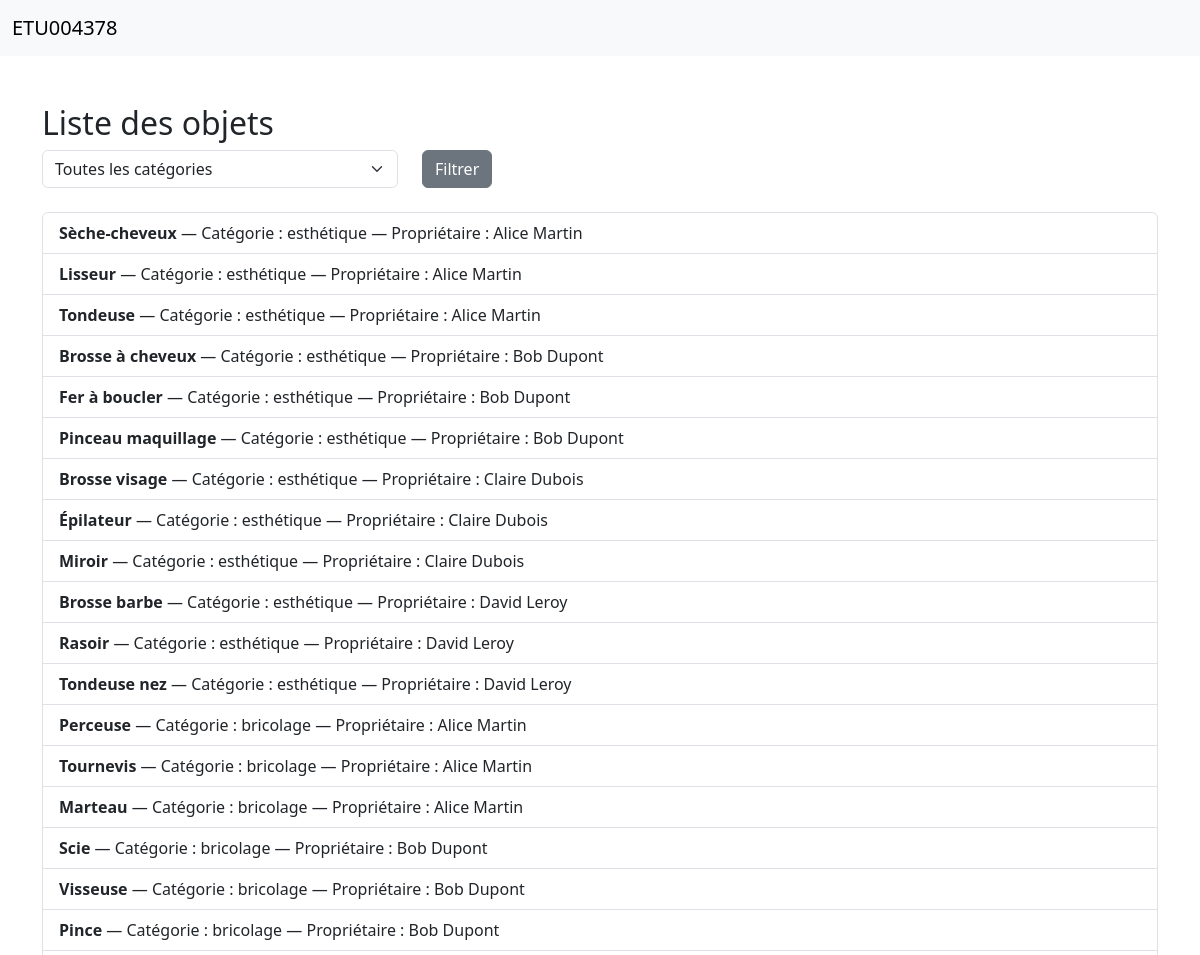
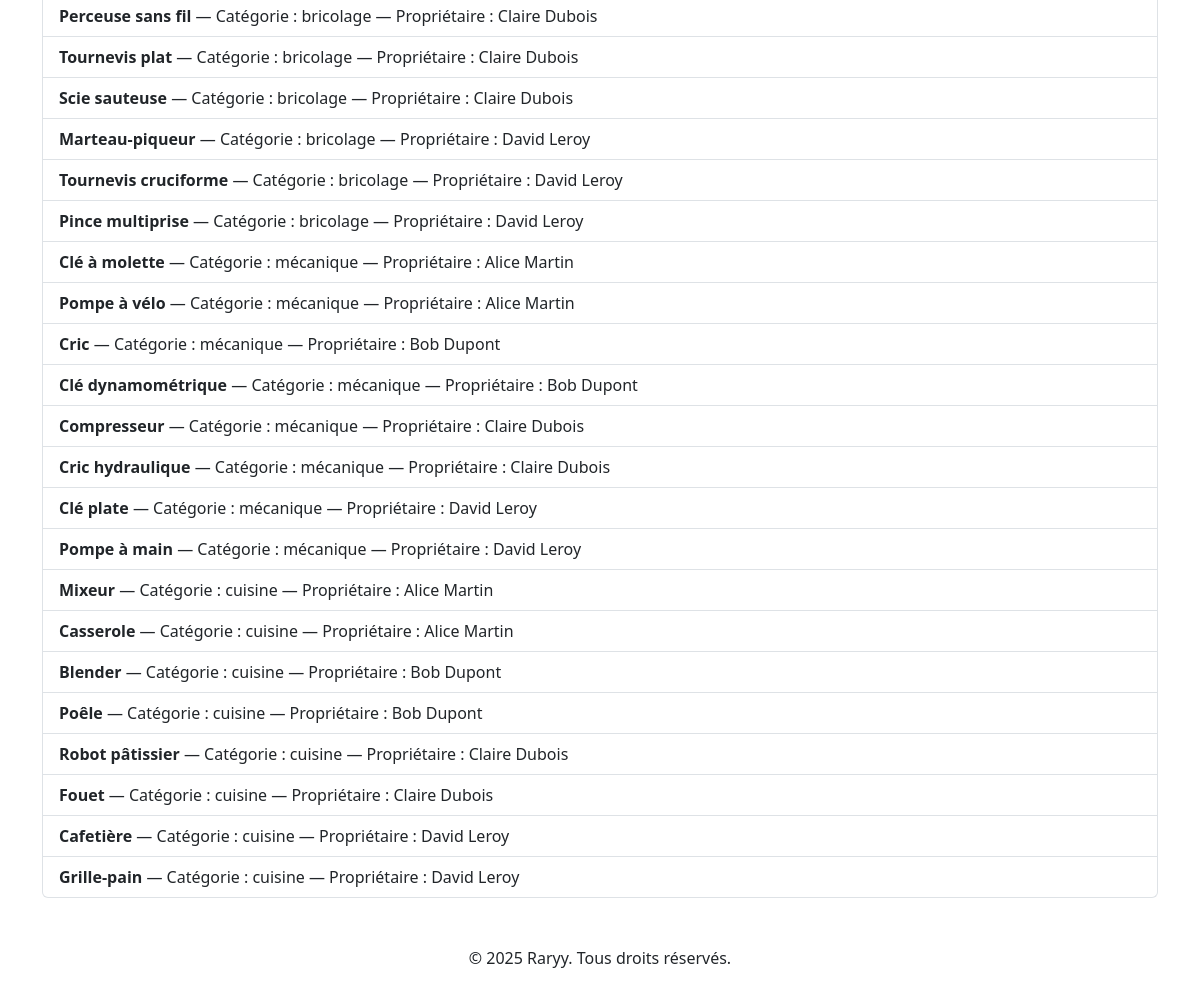
Page /pages/objets.php on the committed database (2 pictures, top to bottom).
### tables this page shows
CREATE TABLE objet (
    id_objet INT AUTO_INCREMENT PRIMARY KEY,
    nom_objet VARCHAR(100),
    id_categorie INT,
    id_membre INT,
    FOREIGN KEY (id_categorie) REFERENCES categorie_objet(id_categorie),
    FOREIGN KEY (id_membre) REFERENCES membre(id_membre)
);

CREATE TABLE categorie_objet (
    id_categorie INT AUTO_INCREMENT PRIMARY KEY,
    nom_categorie VARCHAR(100)
);

CREATE TABLE membre (
    id_membre INT AUTO_INCREMENT PRIMARY KEY,
    nom VARCHAR(100),
    date_naissance DATE,
    genre ENUM('H', 'F', 'Autre'),
    email VARCHAR(100) UNIQUE,
    ville VARCHAR(100),
    mdp VARCHAR(255),
    image_profil VARCHAR(255)
);

### pages/objets.php (the view, shortened to what this page needs)
<?php
require_once '../includes/db.php';
include '../includes/header.php';
?>
<div class="container mt-5">
    <h2>Liste des objets</h2>
    <form method="get" class="mb-3">
        <div class="row">
            <div class="col-md-4">
                <select name="categorie" class="form-select">
                    <option value="">Toutes les catégories</option>
                </select>
            </div>
            <div class="col-md-2">
                <button type="submit" class="btn btn-secondary">Filtrer</button>
            </div>
        </div>
    </form>
<?php
$where = '';
$params = [];
$sql = 'SELECT o.id_objet, o.nom_objet, c.nom_categorie, m.nom AS proprietaire,
        (
            SELECT e.date_retour FROM emprunt e
            WHERE e.id_objet = o.id_objet AND e.date_retour >= CURDATE()
            ORDER BY e.date_retour ASC LIMIT 1
        ) AS date_retour
        FROM objet o
        JOIN categorie_objet c ON o.id_categorie = c.id_categorie
        JOIN membre m ON o.id_membre = m.id_membre
        ' . $where;
$stmt = $pdo->prepare($sql);
$stmt->execute($params);
$objets = $stmt->fetchAll(PDO::FETCH_ASSOC);
?>
<div class="mt-4">
    <?php if (count($objets) > 0): ?>
        <ul class="list-group">
            <?php foreach ($objets as $objet): ?>
                <li class="list-group-item">
                    <strong><?= htmlspecialchars($objet['nom_objet']) ?></strong> —
                    Catégorie : <?= htmlspecialchars($objet['nom_categorie']) ?> —
                    Propriétaire : <?= htmlspecialchars($objet['proprietaire']) ?>
                </li>
            <?php endforeach; ?>
        </ul>
    <?php else: ?>
        <div class="alert alert-info">Aucun objet trouvé.</div>
    <?php endif; ?>
</div>
</div>
<?php include '../includes/footer.php'; ?>

### includes/header.php (shortened to what this page needs)
?><!DOCTYPE html>
<html lang="fr">
<head>
    <link href="https://cdn.jsdelivr.net/npm/bootstrap@5.3.0/dist/css/bootstrap.min.css" rel="stylesheet">
    <link rel="stylesheet" href="../assets/css/style.css">
</head>
<body>
<nav class="navbar navbar-expand-lg navbar-light bg-light">
  <div class="container-fluid">
    <a class="navbar-brand" href="../index.php">ETU004378</a>
  </div>
</nav>

### includes/footer.php (shortened to what this page needs)
<footer class="text-center mt-5">
    <p>&copy; <?php echo date('Y'); ?> Raryy. Tous droits réservés.</p>
</footer>
</body>
</html>

### rows in the picture
objet: nom_objet "Sèche-cheveux", id_categorie.nom_categorie "esthétique", id_membre.nom "Alice Martin"
objet: nom_objet "Lisseur", id_categorie.nom_categorie "esthétique", id_membre.nom "Alice Martin"
objet: nom_objet "Tondeuse", id_categorie.nom_categorie "esthétique", id_membre.nom "Alice Martin"
objet: nom_objet "Brosse à cheveux", id_categorie.nom_categorie "esthétique", id_membre.nom "Bob Dupont"
objet: nom_objet "Fer à boucler", id_categorie.nom_categorie "esthétique", id_membre.nom "Bob Dupont"
objet: nom_objet "Pinceau maquillage", id_categorie.nom_categorie "esthétique", id_membre.nom "Bob Dupont"
objet: nom_objet "Brosse visage", id_categorie.nom_categorie "esthétique", id_membre.nom "Claire Dubois"
objet: nom_objet "Épilateur", id_categorie.nom_categorie "esthétique", id_membre.nom "Claire Dubois"
objet: nom_objet "Miroir", id_categorie.nom_categorie "esthétique", id_membre.nom "Claire Dubois"
objet: nom_objet "Brosse barbe", id_categorie.nom_categorie "esthétique", id_membre.nom "David Leroy"
objet: nom_objet "Rasoir", id_categorie.nom_categorie "esthétique", id_membre.nom "David Leroy"
objet: nom_objet "Tondeuse nez", id_categorie.nom_categorie "esthétique", id_membre.nom "David Leroy"
objet: nom_objet "Perceuse", id_categorie.nom_categorie "bricolage", id_membre.nom "Alice Martin"
objet: nom_objet "Tournevis", id_categorie.nom_categorie "bricolage", id_membre.nom "Alice Martin"
objet: nom_objet "Marteau", id_categorie.nom_categorie "bricolage", id_membre.nom "Alice Martin"
objet: nom_objet "Scie", id_categorie.nom_categorie "bricolage", id_membre.nom "Bob Dupont"
objet: nom_objet "Visseuse", id_categorie.nom_categorie "bricolage", id_membre.nom "Bob Dupont"
objet: nom_objet "Pince", id_categorie.nom_categorie "bricolage", id_membre.nom "Bob Dupont"
objet: nom_objet "Perceuse sans fil", id_categorie.nom_categorie "bricolage", id_membre.nom "Claire Dubois"
objet: nom_objet "Tournevis plat", id_categorie.nom_categorie "bricolage", id_membre.nom "Claire Dubois"
objet: nom_objet "Scie sauteuse", id_categorie.nom_categorie "bricolage", id_membre.nom "Claire Dubois"
objet: nom_objet "Marteau-piqueur", id_categorie.nom_categorie "bricolage", id_membre.nom "David Leroy"
objet: nom_objet "Tournevis cruciforme", id_categorie.nom_categorie "bricolage", id_membre.nom "David Leroy"
objet: nom_objet "Pince multiprise", id_categorie.nom_categorie "bricolage", id_membre.nom "David Leroy"
objet: nom_objet "Clé à molette", id_categorie.nom_categorie "mécanique", id_membre.nom "Alice Martin"
objet: nom_objet "Pompe à vélo", id_categorie.nom_categorie "mécanique", id_membre.nom "Alice Martin"
objet: nom_objet "Cric", id_categorie.nom_categorie "mécanique", id_membre.nom "Bob Dupont"
objet: nom_objet "Clé dynamométrique", id_categorie.nom_categorie "mécanique", id_membre.nom "Bob Dupont"
objet: nom_objet "Compresseur", id_categorie.nom_categorie "mécanique", id_membre.nom "Claire Dubois"
objet: nom_objet "Cric hydraulique", id_categorie.nom_categorie "mécanique", id_membre.nom "Claire Dubois"
objet: nom_objet "Clé plate", id_categorie.nom_categorie "mécanique", id_membre.nom "David Leroy"
objet: nom_objet "Pompe à main", id_categorie.nom_categorie "mécanique", id_membre.nom "David Leroy"
objet: nom_objet "Mixeur", id_categorie.nom_categorie "cuisine", id_membre.nom "Alice Martin"
objet: nom_objet "Casserole", id_categorie.nom_categorie "cuisine", id_membre.nom "Alice Martin"
objet: nom_objet "Blender", id_categorie.nom_categorie "cuisine", id_membre.nom "Bob Dupont"
objet: nom_objet "Poêle", id_categorie.nom_categorie "cuisine", id_membre.nom "Bob Dupont"
objet: nom_objet "Robot pâtissier", id_categorie.nom_categorie "cuisine", id_membre.nom "Claire Dubois"
objet: nom_objet "Fouet", id_categorie.nom_categorie "cuisine", id_membre.nom "Claire Dubois"
objet: nom_objet "Cafetière", id_categorie.nom_categorie "cuisine", id_membre.nom "David Leroy"
objet: nom_objet "Grille-pain", id_categorie.nom_categorie "cuisine", id_membre.nom "David Leroy"
